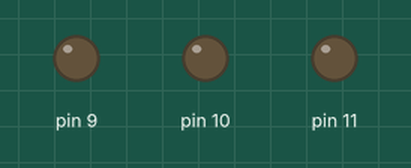
Recording of a sketch running on a simulated Arduino Uno, built with avr-gcc and run on an emulated ATmega328P. On the bench: output pins drawn as LEDs (lit = HIGH).

Above: at 1.3 s.
At 5.05 s:
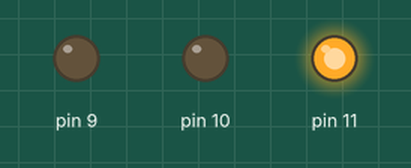
Timing chart, 0 to 5.5 s (numbered marks = the images above):
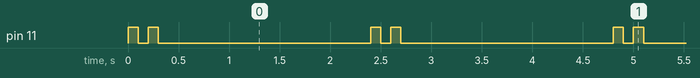

The sketch:

RGB_Strobe.ino
```cpp
void setup()
{
  pinMode(11, OUTPUT);
  pinMode(10, OUTPUT);
  pinMode(9, OUTPUT);
}

void PinStrobe(int pin);

void loop()
{
  PinStrobe(11);
  //
  PinStrobe(12);
  //
  PinStrobe(13);
  //
}


void PinStrobe(int pin)
{
  digitalWrite(pin, HIGH);
  delay(100);
  digitalWrite(pin, LOW);
  delay(100);
  digitalWrite(pin, HIGH);
  delay(100);
  digitalWrite(pin, LOW);
  delay(500);
}
```

Measured:
- by itself, pin 11: repeats every 2.4 s: LOW 0.10 s, HIGH 0.10 s, LOW 2.1 s, HIGH 0.10 s
- by itself, everything shown: repeats every 2.4 s, in 4 steps
